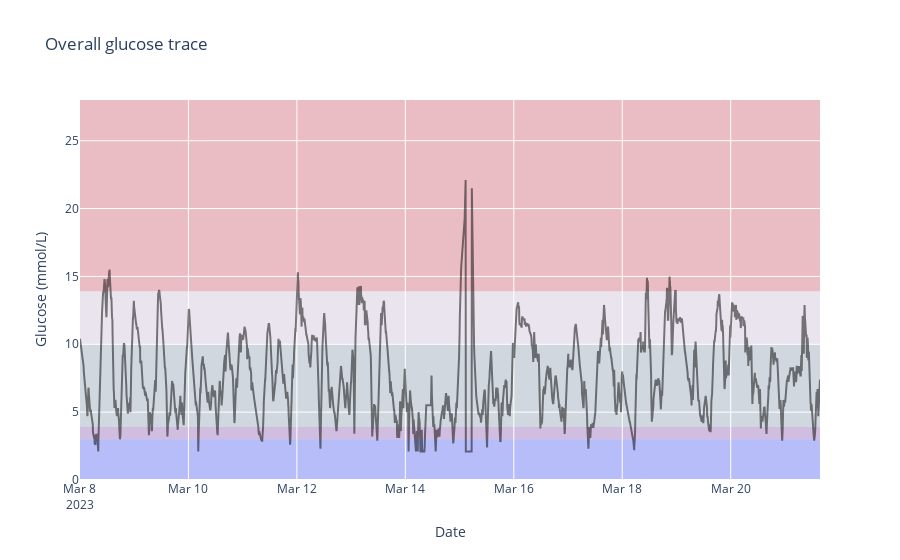

Write notebook code for a chart like this one.
### Markdown cell above
### Individual figs

### Code cell
visualizations.glucose_trace(dxcm2_transformed)

### Figure 1 — Plotly figure (JSON) as saved in the notebook; plotly's stock layout.template omitted (floating-point values rounded to 4 significant figures; data arrays with more than 128 entries replaced by an {"elided": "..."} marker saying what was removed)
{"data": [{"line": {"color": "black"}, "name": "Glucose trace", "opacity": 0.5, "showlegend": false, "type": "scatter", "x": {"elided": "3895 str values"}, "y": {"elided": "3895 float values"}}], "layout": {"shapes": [{"fillcolor": "blue", "layer": "below", "line": {"width": 0}, "opacity": 0.2, "type": "rect", "x0": 0, "x1": 1, "xref": "x domain", "y0": "0", "y1": "3", "yref": "y"}, {"fillcolor": "purple", "layer": "below", "line": {"width": 0}, "opacity": 0.2, "type": "rect", "x0": 0, "x1": 1, "xref": "x domain", "y0": "3", "y1": "3.9", "yref": "y"}, {"fillcolor": "grey", "layer": "below", "line": {"width": 0}, "opacity": 0.2, "type": "rect", "x0": 0, "x1": 1, "xref": "x domain", "y0": "3.9", "y1": "10", "yref": "y"}, {"fillcolor": "pink", "layer": "below", "line": {"width": 0}, "opacity": 0.2, "type": "rect", "x0": 0, "x1": 1, "xref": "x domain", "y0": "10", "y1": "13.9", "yref": "y"}, {"fillcolor": "red", "layer": "below", "line": {"width": 0}, "opacity": 0.2, "type": "rect", "x0": 0, "x1": 1, "xref": "x domain", "y0": "13.9", "y1": "28", "yref": "y"}], "title": {"text": "Overall glucose trace"}, "xaxis": {"title": {"text": "Date"}}, "yaxis": {"title": {"text": "Glucose (mmol/L)"}}}}
